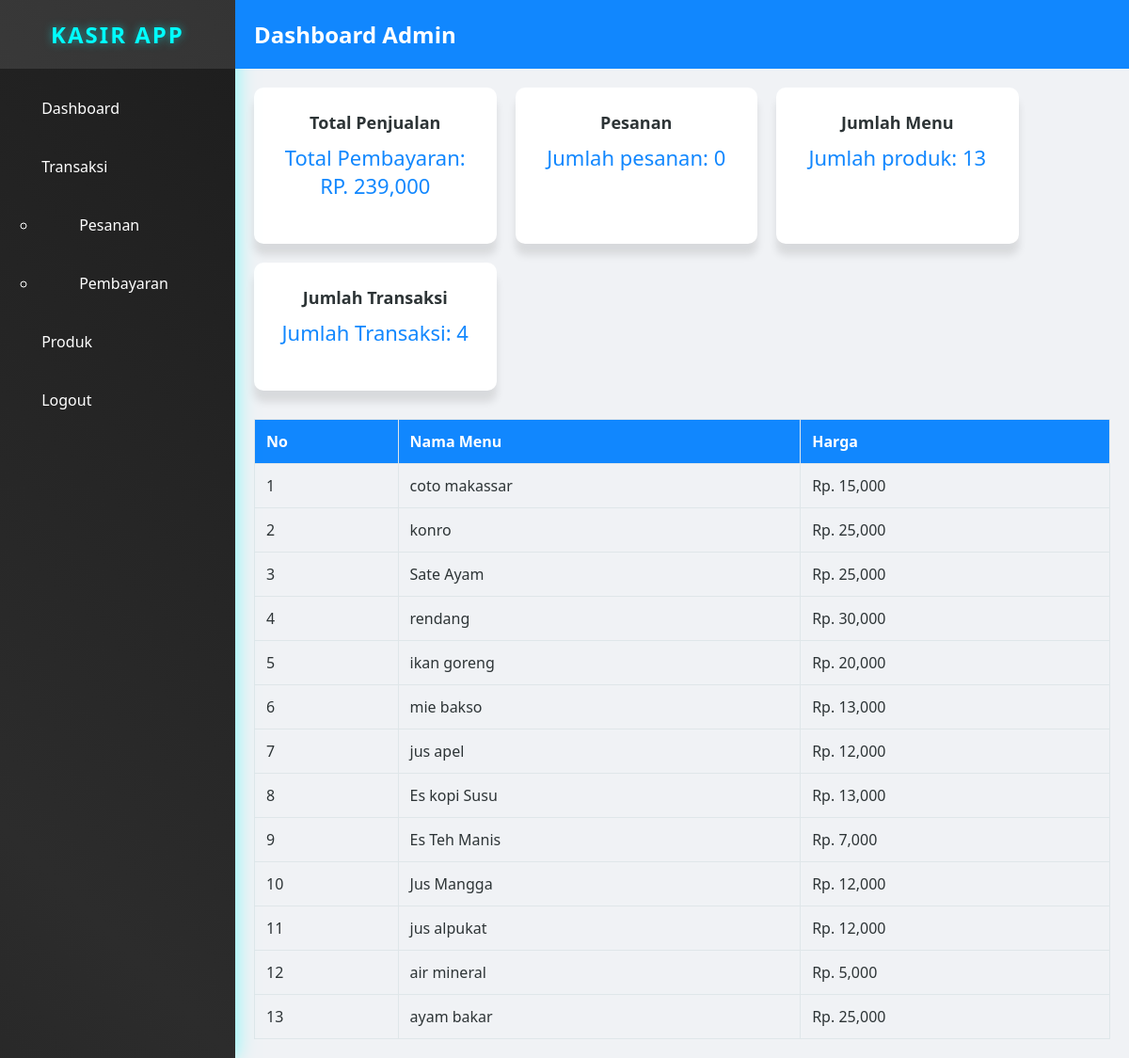
Page /index.php (signed in) on the committed database.
### tables this page shows
CREATE TABLE `produk` (
  `id_produk` int NOT NULL,
  `nama_produk` varchar(50) NOT NULL,
  `harga` int NOT NULL,
  `gambar` varchar(200) NOT NULL
);

### index.php (the view, shortened to what this page needs)
<?php
    include "db.php";
?>
<!DOCTYPE html>
<html lang="en">
<head>
    <link rel="stylesheet" href="assets/css/style.css">
</head>
<body>
    <div class="container">
       <?php
       include "side.php";
       ?>
        <main class="main-content">
            <header class="header">
                <h1>Dashboard Admin</h1>
            </header>
            <section class="content user-dashboard">
                <div class="card">
                    <h3>Total Penjualan</h3>
                    <?php
                        $total_pembayaran = mysqli_fetch_array(mysqli_query($db, "SELECT SUM(total_pembayaran) AS total FROM pembayaran"));
                        echo "<p>Total Pembayaran: RP. " . number_format($total_pembayaran['total'] ). "</p>";
                    ?>
                </div>
                <div class="card">
                    <h3>Pesanan</h3>
                    <?php echo "<p>Jumlah pesanan: " . mysqli_num_rows(mysqli_query($db, "SELECT * FROM pesanan")) . "</p>";?>
                </div>
                <div class="card">
                    <h3>Jumlah Menu</h3>
                <?php echo "<p>Jumlah produk: " . mysqli_num_rows(mysqli_query($db, "SELECT * FROM produk")) . "</p>";?>
                </div>
                <div class="card">
                    <h3>Jumlah Transaksi</h3>
                  <?php  echo "<p>Jumlah Transaksi: " . mysqli_num_rows(mysqli_query($db, "SELECT * FROM pembayaran")) . "</p>"; ?>
                </div>
                <br>
                <br>
                <table>
                    <thead>
                        <tr>
                        <th>No</th>
                        <th>Nama Menu</th>
                        <th>Harga</th>
                        </tr>
                    </thead>
                    <tbody>
                        <?php
                        $no=1;
                        $tampil=mysqli_query($db,"SELECT nama_produk,harga From produk ");
                        while($data=mysqli_fetch_array($tampil)){
                        ?>
                        <tr>
                            <td><?=$no++?></td>
                            <td><?php echo $data['nama_produk']; ?></td>
                            <td>Rp. <?php echo number_format($data['harga']); ?></td>
                        </tr>
                        <?php
                        }
                        ?>
                    </tbody>
                </table>
            </section>
        </main>
    </div>
</body>
</html>

### assets/css/style.css (style rules this page uses)
body { margin: 0; font-family: 'Segoe UI', Tahoma, Geneva, Verdana, sans-serif; background-color: #f0f2f5; }
.container { display: flex; height: 100vh; }
.main-content { flex: 1; display: flex; flex-direction: column; margin-left: 210px; height: 100vh; overflow-y: auto; }
.header { background-color: #1187fe; color: white; padding: 20px; display: flex; justify-content: space-between; align-items: center; position: sticky; top:0; z-index: 1000; margin-left: 40px; }
.header h1 { margin: 0; font-size: 24px; }
.content { padding: 20px; display: flex; flex-wrap: wrap; gap: 20px; margin-top:0px; margin-left:40px; }
.card { background-color: white; border-radius: 10px; padding: 25px; width: calc(25% - 20px); text-align: center; box-shadow: 0 12px 8px rgba(0, 0, 0, 0.1); }
.card h3 { margin: 0; font-size: 18px; color: #2d3436; }
.card p { font-size: 22px; margin-top: 10px; color: #1187fe; }
table { width: 100%; border-collapse: collapse; margin-top: 10px; }
th, td { border: 1px solid #dfe6e9; padding: 12px; text-align: left; }
th { background-color:#1187fe; color: white; }
td { color: #2d3436; }
h1 { margin-top: 12rem; display: block; align-items: start; margin-bottom: 20px; }

### rows in the picture
produk: nama_produk "coto makassar", harga "15,000"
produk: nama_produk "konro", harga "25,000"
produk: nama_produk "Sate Ayam", harga "25,000"
produk: nama_produk "rendang", harga "30,000"
produk: nama_produk "ikan goreng", harga "20,000"
produk: nama_produk "mie bakso", harga "13,000"
produk: nama_produk "jus apel", harga "12,000"
produk: nama_produk "Es kopi Susu", harga "13,000"
produk: nama_produk "Es Teh Manis", harga "7,000"
produk: nama_produk "Jus Mangga", harga "12,000"
produk: nama_produk "jus alpukat", harga "12,000"
produk: nama_produk "air mineral", harga "5,000"
produk: nama_produk "ayam bakar", harga "25,000"

### other values in the picture
$total_pembayaran['total'] "239,000"
mysqli_num_rows(mysqli_query($db, "SELECT * FROM pesanan")) "0"
mysqli_num_rows(mysqli_query($db, "SELECT * FROM produk")) "13"
mysqli_num_rows(mysqli_query($db, "SELECT * FROM pembayaran")) "4"
